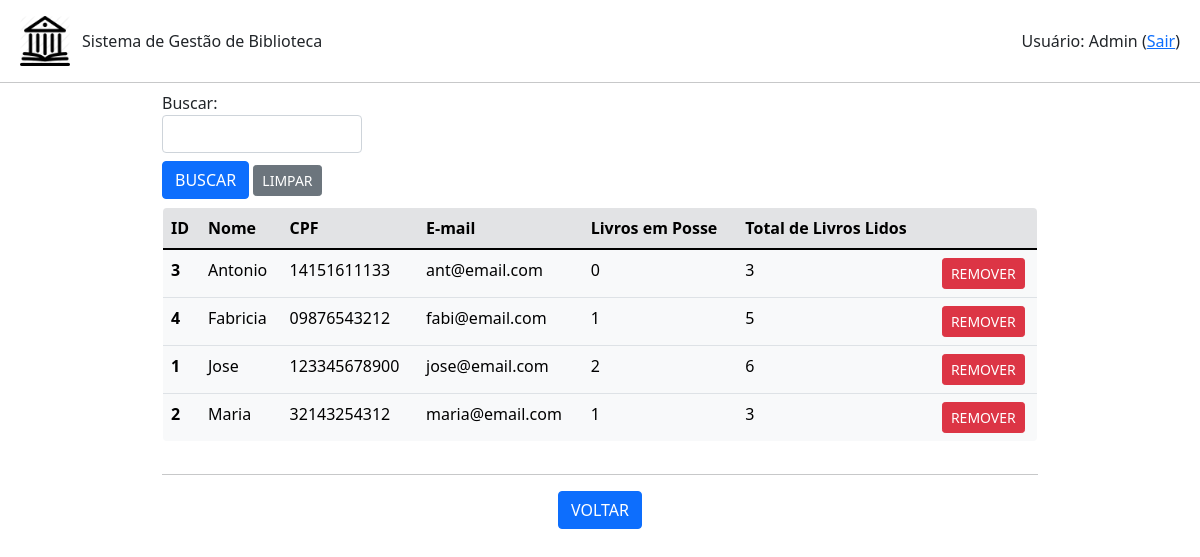
Page /ficha/listar (signed in) on the earlier database version.
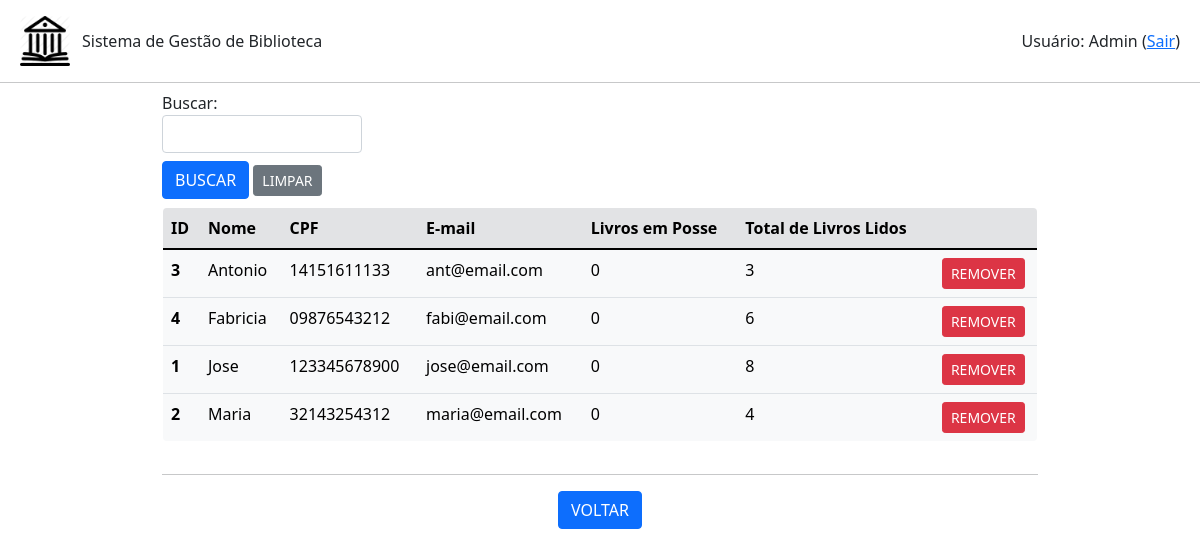
Same page on the later database version.
### ficha.py (models this page shows, shortened)
class Ficha(db.Model):
    id = db.Column(db.Integer, primary_key=True)
    nome = db.Column(db.String(200), unique=False, nullable=False)
    cpf = db.Column(db.String(20), unique=True, nullable=False)
    email = db.Column(db.String(120), unique=True, nullable=False)
    ativo = db.Column(db.Boolean(), default=False)
    qtdLivros = db.Column(db.Integer, unique=False, nullable=False)
    totalLivros = db.Column(db.Integer, unique=False, nullable=False)
    emprestimo = db.relationship('Emprestimo', backref='ficha', lazy=True)

### app.py (the view, shortened to what this page needs)
@app.route('/ficha/listar', methods=['POST','GET'])
def listar_fichas():
    if session.get('autenticado',False)==False:
        flash(u'Login necessário!', category='warning')
        return(redirect(url_for('login')))
    form = BuscaForm()
    fichas = Ficha.query.order_by(Ficha.nome).all()
    return(render_template('fichas.html', fichas=fichas, form=form, action=url_for('listar_fichas')))

### formBusca.py
class BuscaForm(FlaskForm):
    campo = StringField('Buscar: ', validators=[DataRequired()])
    enviar = SubmitField('BUSCAR')

### templates/fichas.html (shortened to what this page needs)
{% extends "base.html" %}
{% block conteudo %}
<div class="container-fluid mx-auto mb-1" style="width: 75%; max-height: 100vh;">
    {% from 'bootstrap/form.html' import render_field %}
    <form method="post">
        <div class="mt-2" style="width: 200px;">
            {{ render_field(form.campo) }}
        </div>
        <div class="mt-2 mb-2">
            {{ render_field(form.enviar, button_style="primary", button_size="sm") }}
            <a class="btn btn-secondary btn-sm" href="{{url_for('listar_fichas')}}" role="button">LIMPAR</a>
        </div>
    </form>
    <div style="max-height: 60vh; overflow-y: auto;">
        <table class=" table table-light border rounded-3" style="overflow: hidden;">
            <thead>
            <tr class="table-secondary">
                <th scope="col">ID</th>
                <th scope="col">Nome</th>
                <th scope="col">CPF</th>
                <th scope="col">E-mail</th>
                <th scope="col">Livros em Posse</th>
                <th scope="col">Total de Livros Lidos</th>
                <th scope="col"></th>
            </tr>
            </thead>
            <tbody>
                {% for ficha in fichas %}
                    <tr>
                        <th scope="row">{{ficha.id}}</th>
                        <td>{{ficha.nome}}</td>
                        <td>{{ficha.cpf}}</td>
                        <td>{{ficha.email}}</td>
                        <td>{{ficha.qtdLivros}}</td>
                        <td>{{ficha.totalLivros}}</td>
                        <td class="text-center"><a class="btn btn-danger btn-sm" href="{{url_for('remover_ficha', id_ficha=ficha.id)}}" role="button">REMOVER</a></td>
                    </tr>
                {% endfor %}
            </tbody>
        </table>
    </div>
    <hr>
    <div class="row text-center">
        <div class="col mr-1">
            <a class="btn btn-primary" href="{{url_for('root')}}" role="button">VOLTAR</a>
        </div>
    </div>
</div>
{% endblock %}

Differences in the rows shown:
changed Ficha "Fabricia": qtdLivros "1" → "0"; totalLivros "5" → "6"
changed Ficha "Jose": qtdLivros "2" → "0"; totalLivros "6" → "8"
changed Ficha "Maria": qtdLivros "1" → "0"; totalLivros "3" → "4"
